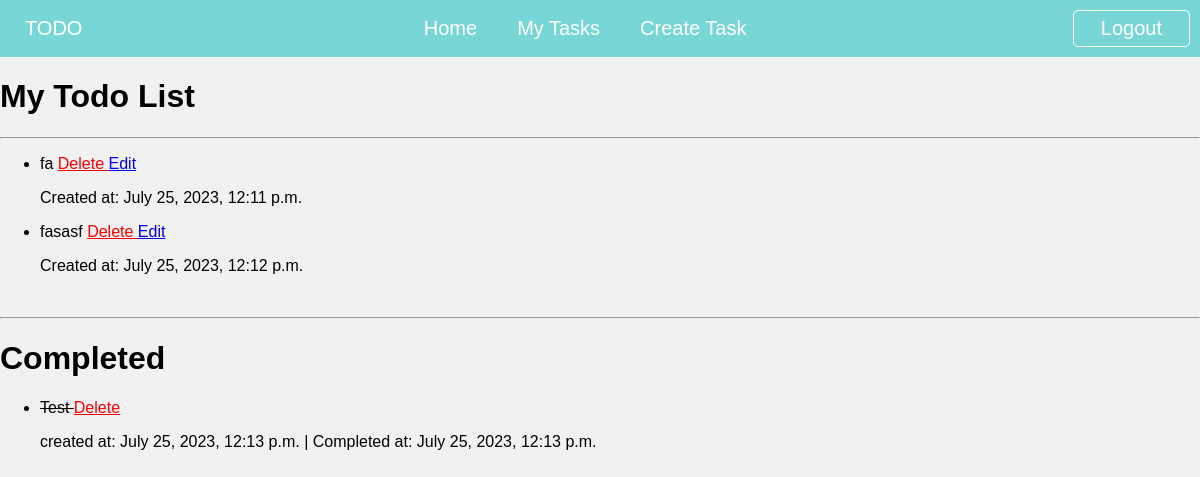
Page /my-task/ (signed in) on the earlier database version.
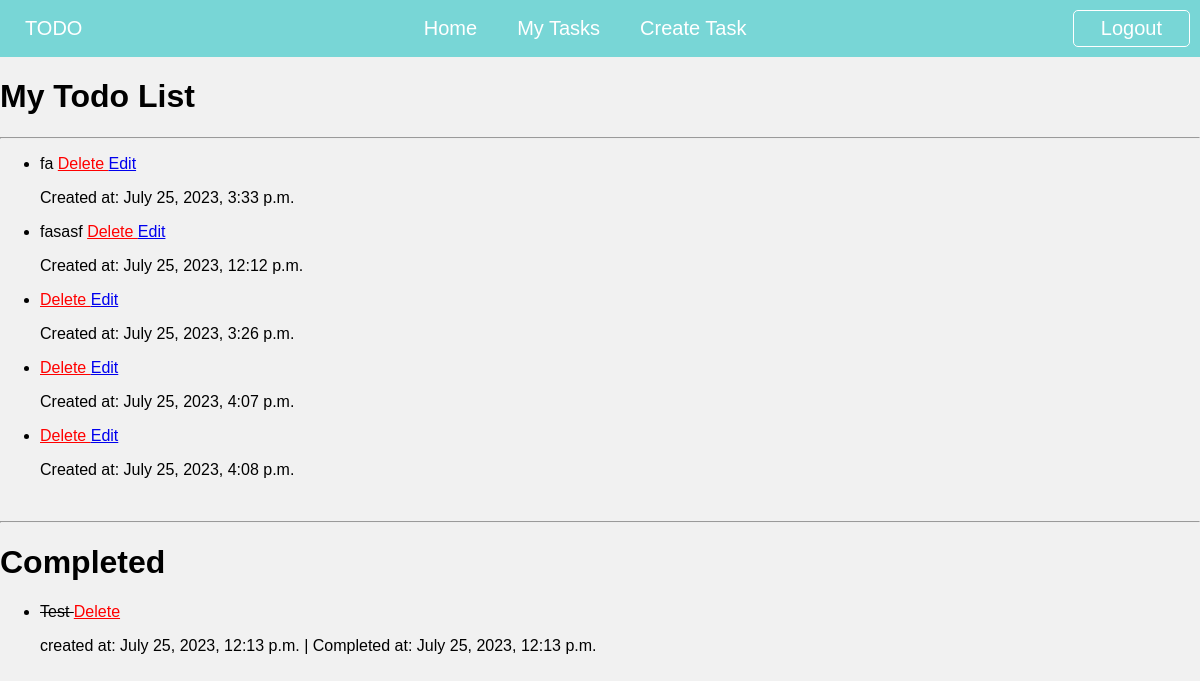
Same page on the later database version.
### todo_list/models.py (models this page shows, shortened)
class TodoList(models.Model):
    title = models.CharField(max_length=250, blank=False, null=False)
    description = models.TextField(blank=False, null=False)
    created = models.DateTimeField(auto_now=True)
    updated = models.DateTimeField(auto_now=True)
    completed = models.BooleanField(default=False)
    user = models.ForeignKey(User, on_delete=models.CASCADE)
    class meta:
        ordering = ['completed']

### todo_list/views.py (the view)
# urls.py: path('my-task/',my_task, name="my-task"),
def my_task(request):
    content = {
        'title' : 'My Task',
        'task' : TodoList.objects.filter(user=request.user)
    }
    return render(request, 'task.html', content)

### todo_list/templates/task.html (shortened to what this page needs)
{% extends 'base.html' %}
{% block content %}
    <h1>My Todo List</h1>
    <hr>
    {% if task %}
        {% for i in task %}
        {% if i.completed == False %}
            <ul>
                <li>{{i.title}} <a href="{% url 'delete-task' i.id %}" style="color: red;">Delete </a><a href="{% url 'edit-task' i.id %}"> Edit</a></li>
                <p>Created at: {{i.created}}</p>
            </ul>
        {% endif %}
        {% endfor %}
    {% else %}
        <p>Sorry you have no task in pending</p>
    {% endif %}
    <br>
    <hr>
    <h1>Completed</h1>
    {% for i in task %}
    {% if i.completed == True %}
        <ul>
            <li> <del>{{i.title}} </del><a href="{% url 'delete-task' i.id %}" style="color: red;">Delete </a>
                <p>created at: {{i.created}} | Completed at: {{i.updated}}</p>
        </ul>
    {% endif %}
    {% endfor %}
{% endblock %}

### todo_list/templates/base.html (shortened to what this page needs)
<!DOCTYPE html>
<html lang="en">
<head>
    <link rel="stylesheet" href="/static/css/base.css">
</head>
<body>
    <header>
        <nav>
            {% if user.is_authenticated %}
            <li><a href="{% url 'home' %}">TODO</a></li>
            <ul>
                <li><a href="{% url 'home' %}">Home</a></li>
                <li><a href="{% url 'my-task' %}">My Tasks</a></li>
                <li><a href="{% url 'create' %}">Create Task</a></li>
            </ul>
                <button><a href="{% url 'logout' %}">Logout</a></button>
            {% endif %}
        </nav>
    </header>
    {% block content %}
    {% endblock %}
</body>
</html>

### static/css/base.css (style rules this page uses)
body { margin: 0; font-family: Arial, sans-serif; background-color: #f1f1f1; }
header { background-color:rgb(120, 214, 214); color: #292626; padding: 10px; }
nav { display: flex; justify-content: space-between; align-items: center; }
nav ul { list-style: none; margin: 0; padding: 0; display: flex; gap: 10px; }
nav li { display: inline-block; }
nav a { text-decoration: none; color: #fff; padding: 8px 15px; font-size: 20px; }
nav button { background-color: transparent; border: 1px solid #fff; color: #fff; padding: 6px 12px; border-radius: 5px; cursor: pointer; font-size: 10px; }

Differences in the rows shown:
changed TodoList "fa": created "July 25, 2023, 12:11 p.m." → "July 25, 2023, 3:33 p.m."
added TodoList: created "July 25, 2023, 3:26 p.m.", shown under "My Todo List"
added TodoList: created "July 25, 2023, 4:07 p.m.", shown under "My Todo List"
added TodoList: created "July 25, 2023, 4:08 p.m.", shown under "My Todo List"
